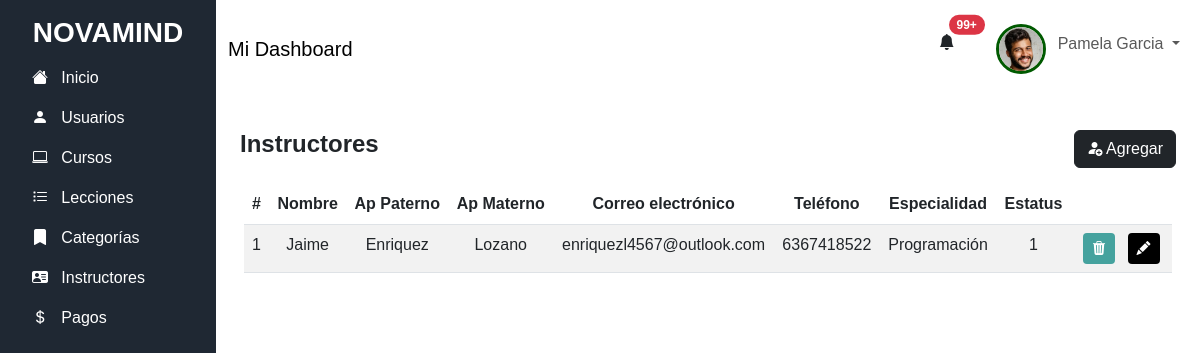
The page /admin/instructores.php (signed in) on the database its author committed.
### tables this page shows
create table instructors(
	idInstructor integer not null auto_increment,
	phone varchar(20),
	speciality text,
	status boolean,
	idUser integer not null,
	primary key(idInstructor),
    foreign key (idUser) references users(idUser)
);

create table users(
	idUser integer not null auto_increment,
	name char(30),
	ap char(30),
	am char(30),
	username varchar (50),
	email varchar(50),
	password varchar(100),
	birthDate date,
	profileImage varchar(30),
	recieveOffers boolean,
	registrationDate date,
	primary key (idUser)
);

### admin/instructores.php (the view, shortened to what this page needs)
<?php
    include "../php/conexion.php";
    $sql = "select instructors.*, users.* from instructors inner join users on
    instructors.idUser = users.idUser";
    $res= $conexion->query("$sql") or die ($conexion->error);
?>
<!DOCTYPE html>
<html lang="en">
<head>
    <link rel="stylesheet" href="https://cdn.jsdelivr.net/npm/bootstrap-icons@1.11.3/font/bootstrap-icons.css">
   <link rel="stylesheet" href="https://cdn.jsdelivr.net/npm/bootstrap@5.3.0/dist/css/bootstrap.min.css">
   <link rel="stylesheet" href="https://cdn.jsdelivr.net/npm/sweetalert2@11.7.0/dist/sweetalert2.min.css">
    <link rel="stylesheet" href="../css/admin/usuario.css">
</head>
<body class="d-flex">
    <?php include "../layouts/aside.php"; ?>
    <main class="flex-grow-1 " >
    <?php include "../layouts/header.php"; ?>
        <section class="container mt-4 p-4">
            <div class="d-flex justify-content-between">
                <h4>Instructores</h4>
                <button class="btn btn-dark" data-bs-toggle="modal" data-bs-target="#exampleModal">
                    <i class="bi bi-person-fill-add"></i>
                    Agregar
                </button>
            </div>
            <div class="row p-3" style="text-align: center;">
                <table class="table table-striped">
                    <thead>
                      <tr>
                        <th scope="col">#</th>
                        <th scope="col">Nombre</th>
                        <th scope="col">Ap Paterno</th>
                        <th scope="col">Ap Materno</th>
                        <th scope="col">Correo electrónico</th>
                        <th scope="col">Teléfono</th>
                        <th scope="col">Especialidad</th>
                        <th scope="col">Estatus</th>
                        <th></th>
                      </tr>
                    </thead>
                    <tbody>
                    <?php
                            while($fila = mysqli_fetch_array($res)){
                        ?>
                      <tr>
                      <td scope="row" style="text-align: center;">
                      <?php echo $fila['idInstructor'] ?> </td>
                        <td>
                        <?php echo $fila['name'] ?>
                        </td>
                        <td>
                        <?php echo $fila['ap'] ?>
                        </td>
                        <td>
                        <?php echo $fila['am'] ?>
                        </td>
                        <td>
                        <?php echo $fila['email'] ?>
                        </td>
                        <td>
                        <?php echo $fila['phone'] ?>
                        </td>
                        <td>
                        <?php echo $fila['speciality'] ?>
                        </td>
                        <td>
                        <?php echo $fila['status'] ?>
                        </td>
                        <td>
                            <button id="eliminar" type="button" class="btn btn-sm mx-1 btnEliminarInstructor">
                                <i class="bi bi-trash3-fill"></i>
                            </button>
                            <button id="editar" class="btn btn-sm mx-1" data-bs-toggle="modal" data-bs-target="#editarInstructor">
                                <i class="bi bi-pencil-fill"></i>
                            </button>
                        </td>
                      </tr>
                      <?php  } ?>
                    </tbody>
                  </table>
            </div>
        </section>
    </main>
</body>
</html>

### css/admin/usuario.css (style rules this page uses)
body { font-family: "League Spartan", sans-serif; height: 100%; }
h4 { font-size: 1.5rem; font-weight: bold; }
#eliminar { color: white; background-color: #45A29E; }
#editar { color: white; background-color: black; }

### rows shown on the page
instructors: idInstructor "1", idUser.name "Jaime", idUser.ap "Enriquez", idUser.am "Lozano", idUser.email "enriquezl4567@outlook.com", phone "6367418522", speciality "Programación", status "1"

### other values the page prints
$user_data['name'] "Pamela"
$user_data['ap'] "Garcia"
